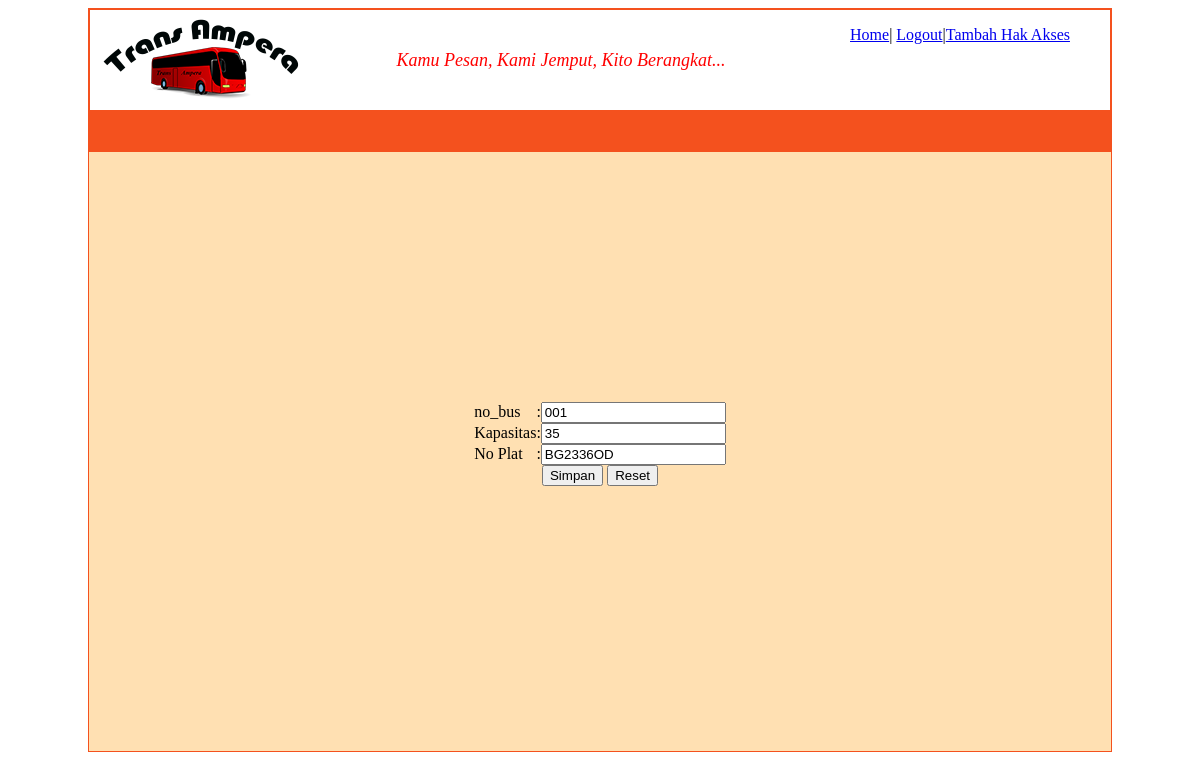
Page /admin/index.php?page=edit_tb_bus&no_bus=001 (signed in) on the committed database.
### tables this page shows
CREATE TABLE IF NOT EXISTS `tb_bus` (
  `no_bus` varchar(3) NOT NULL,
  `kapasitas` int(2) NOT NULL,
  `plat` varchar(8) NOT NULL
);

### admin/edit_tb_bus.php (the view, shortened to what this page needs)
<?php
	if(isset($_SESSION['login']))
	{
		$query="select * from tb_bus where no_bus = '".$_GET['no_bus']."'";
		$hasil=mysql_query($query)or die('query error');
		if($hasil)
		{
					$data=mysql_fetch_array($hasil);
?>
				<form action="prosesedit_tb_bus.php" method="post">
		<table align="center" border="0">
		<tr>
			<td>no_bus</td>
			<td>:</td>
			<td>
				<input type="text" name="no_bus"
				value="<?php echo $data['no_bus']; ?>">
			</td>
		</tr>
		<tr>
			<td>Kapasitas</td>
			<td>:</td>
			<td>
				<input type="text" name="kapasitas"
				value="<?php echo $data['kapasitas']; ?>">
			</td>
		</tr>
		<tr>
			<td>No Plat</td>
			<td>:</td>
			<td>
				<input type="text" name="plat"
				value="<?php echo $data['plat']; ?>">
			</td>
		</tr>
		<tr>
			<td colspan="3" align="center">
				<input type="submit" value="Simpan"></input>
				<input type="reset" value="Reset"></input>
			</td>
		</tr>
	</table>
	</form>
<?php
		}
	}
		else
		{
			echo "<script>
						alert('Edit tb_bus Gagal');
							window.history.back();
					  </script>";
		}
?>

### admin/index.php (style rules this page uses)
table,tr,td { border-collapse: collapse; border-color: #F4511E; padding: 0px; }

### rows in the picture
tb_bus: no_bus "001", kapasitas "35", plat "BG2336OD"
